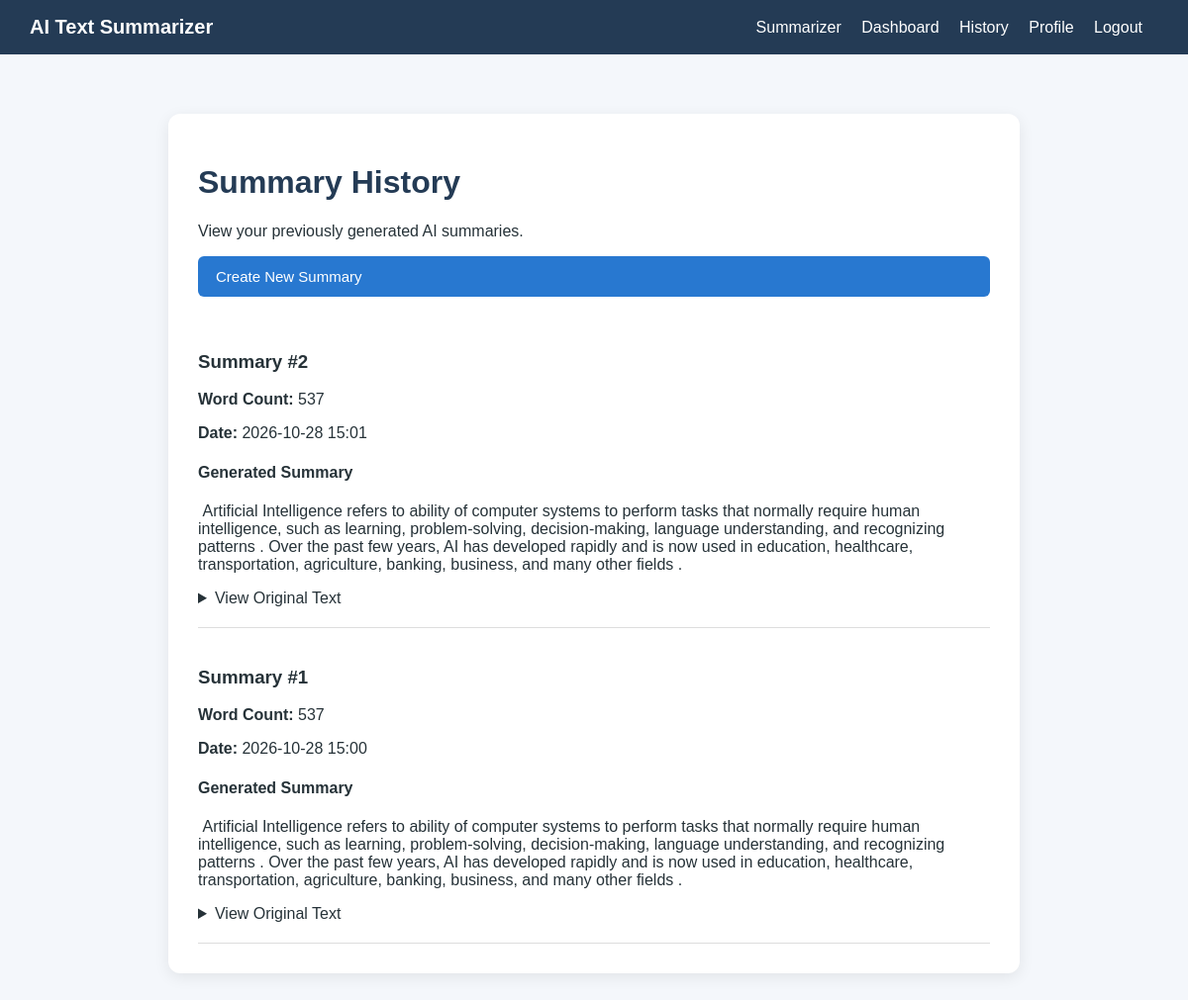
Screenshot of /history (signed in) with the database file from the repository.
### tables this page shows
CREATE TABLE summaries (
                id INTEGER PRIMARY KEY AUTOINCREMENT,
                user_id INTEGER NOT NULL,
                original_text TEXT NOT NULL,
                summary_text TEXT NOT NULL,
                word_count INTEGER NOT NULL,
                readability REAL,
                created_at TEXT NOT NULL,
                FOREIGN KEY (user_id) REFERENCES users(id)
            );

### app.py (the view)
@app.route("/history")
@login_required
def history():
    with get_db() as db:
        items = db.execute("""
            SELECT * FROM summaries
            WHERE user_id = ?
            ORDER BY id DESC
        """, (session["user_id"],)).fetchall()
    return render_template("history.html", items=items)

### app.py (called while the page is built)
def get_db():
    connection = sqlite3.connect(DB_PATH)
    connection.row_factory = sqlite3.Row
    return connection

def login_required(function):
    @wraps(function)
    def wrapper(*args, **kwargs):
        if "user_id" not in session:
            flash("Please log in to continue.", "info")
            return redirect(url_for("login"))
        return function(*args, **kwargs)
    return wrapper

### templates/history.html (shortened to what this page needs)
{% extends "base.html" %}
{% block content %}
<div class="card">
    <h1>Summary History</h1>
    <p>View your previously generated AI summaries.</p>
    <p>
        <a class="btn btn-primary" href="{{ url_for('home') }}">
            Create New Summary
        </a>
    </p>
    {% if items %}
        {% for item in items %}
            <div style="border-bottom: 1px solid #ddd; padding: 20px 0;">
                <h3>Summary #{{ item['id'] }}</h3>
                <p>
                    <strong>Word Count:</strong>
                    {{ item['word_count'] }}
                </p>
                <p>
                    <strong>Date:</strong>
                    {{ item['created_at'] }}
                </p>
                <h4>Generated Summary</h4>
                <p style="white-space: pre-wrap;">{{ item['summary_text'] }}</p>
                {% if item['original_text'] %}
                    <details>
                        <summary>View Original Text</summary>
                    </details>
                {% endif %}
            </div>
        {% endfor %}
    {% else %}
        <p>No summaries found yet.</p>
        <p>Your generated summaries will appear here.</p>
    {% endif %}
</div>
{% endblock %}

### templates/base.html (style rules this page uses)
* { box-sizing: border-box; }
body { margin: 0; font-family: Arial, sans-serif; background: #f4f7fb; color: #263238; }
.auth-card, .card { background: white; padding: 30px; border-radius: 12px; box-shadow: 0 4px 15px rgba(0, 0, 0, 0.08); }
h1, h2 { color: #243b55; }
.btn { display: inline-block; padding: 12px 18px; border: none; border-radius: 6px; cursor: pointer; text-decoration: none; font-size: 15px; }
.btn-primary { background: #2878d0; color: white; width: 100%; }

### rows the page displays
summaries: id "2", word_count "537", created_at "2026-10-28 15:01", summary_text "Artificial Intelligence refers to ability of computer systems to perform tasks that normally require human intelligence, such as learning, problem-solving, decision-making, language understanding, and recognizing patterns . Over the past few years, AI has developed rapidly and is now used in education, healthcare, transportation, agriculture, banking, business, and many other fields ."
summaries: id "1", word_count "537", created_at "2026-10-28 15:00", summary_text "Artificial Intelligence refers to ability of computer systems to perform tasks that normally require human intelligence, such as learning, problem-solving, decision-making, language understanding, and recognizing patterns . Over the past few years, AI has developed rapidly and is now used in education, healthcare, transportation, agriculture, banking, business, and many other fields ."
